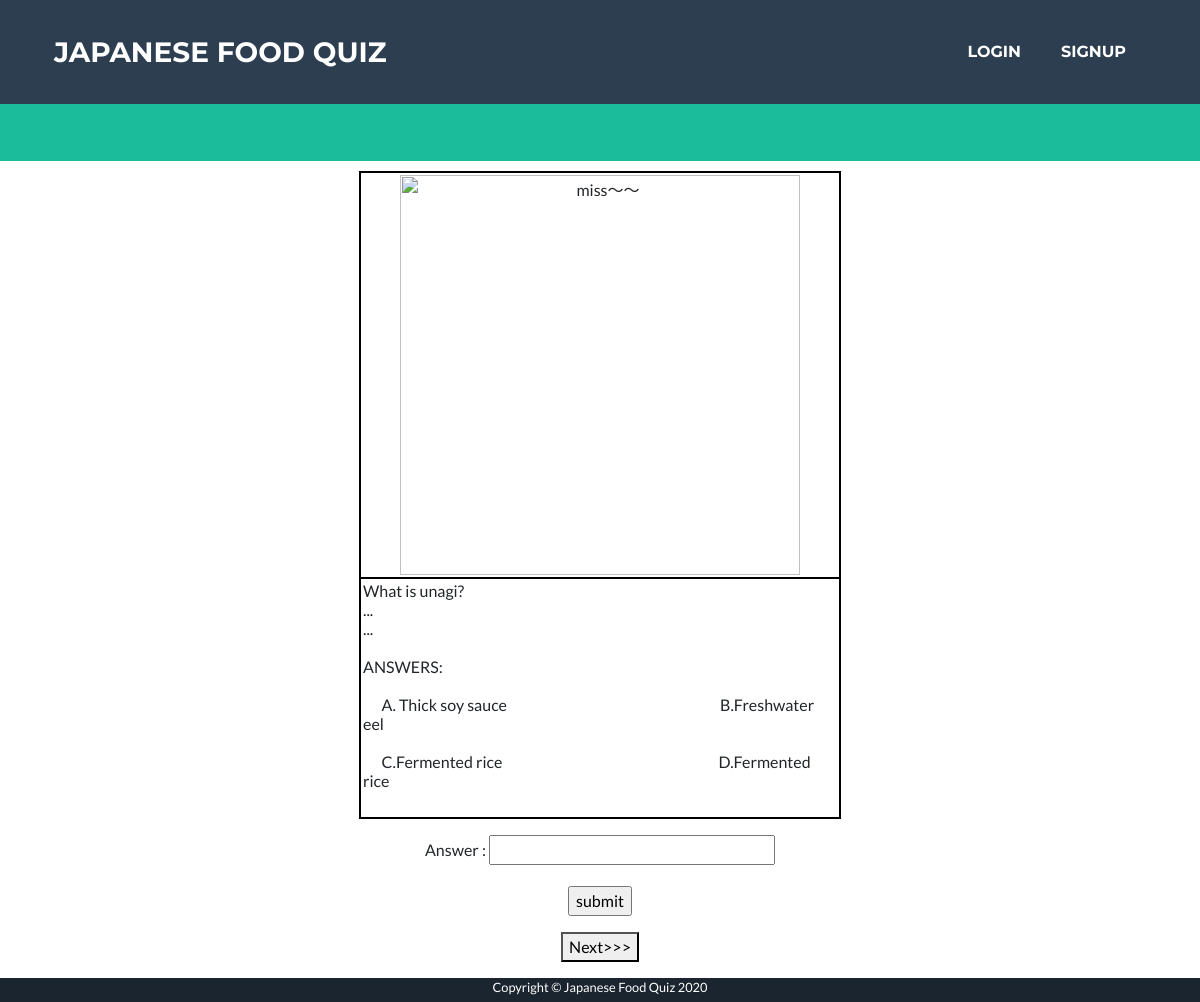
The page /qa?index=0&id=6 on the database its author committed.
### app/models.py (models this page shows, shortened)
class Question(db.Model):
    __table_args__ = {'extend_existing': True}
    questionID = db.Column(db.Integer, primary_key=True)
    quizSetID = db.Column(db.Integer)
    question = db.Column(db.String(1000))
    choiceA = db.Column(db.String(100))
    choiceB = db.Column(db.String(100))
    choiceC = db.Column(db.String(100))
    choiceD = db.Column(db.String(100))
    correctAnswer = db.Column(db.String(2))

### app/routes.py (the view, shortened to what this page needs)
@app.route('/qa', methods=['GET', 'POST'])
def qa():
    form = AnswerForm()
    quizSetId = int(request.args.get('id'))
    index = request.args.get('index')
    if index is None:
        index = 0
    else:
        index = int(index)
    question = None
    total_count = 0
    quizSet = QuizSet.query.filter_by(quizSetID=quizSetId).first()
    picture = "/static/images/"+quizSet.picture
    next = "/qa?id="+str(quizSetId)
    if quizSetId is not None:
        questions = Question.query.filter_by(quizSetID=quizSetId).all()
        total_count = len(questions)
        if len(questions) > 0:
            if index < len(questions):
                question = questions[index]
                next += "index="+str(index+1)
            else:
                flash("complete")
    if question is None:
        flash("no question")
        return redirect('/user_page')
    return render_template('qa.html', form=form, question=question, index=index, quizSetId=quizSetId, picture=picture, next = next)

### app/forms.py
class AnswerForm(FlaskForm):
    answer = StringField('Answer :', validators=[DataRequired()])
    submit = SubmitField('submit')

### app/templates/qa.html (shortened to what this page needs)
﻿<!DOCTYPE html>
<html lang="en">
  <head>
    <link href="/static/style.css" rel="stylesheet" />
    <link href="/static/qa.css" rel="stylesheet" />
{% extends 'base.html' %}
{% block content %}
            {% if question %}
                 <p style="text-align:center;">
                 <table class="tbCss" align="center">
                    <tr>
                        <td style="width:480px; height:120px; text-align:center"> <img src="{{ picture }}" width="400" height="400" alt="miss～～"/></td>
                    </tr>
                    <tr>
                        <td style="width:240px; height:240px; text-align:left; vertical-align:top">
                           {{ question.question }}
                            <br />...
                            <br />...
                            <br />
                            <br />
                            ANSWERS:<br /><br />
                            &nbsp;&nbsp;&nbsp;&nbsp;&nbsp;&nbsp;A. {{ question.choiceA }}
                            &nbsp;&nbsp;&nbsp;&nbsp;&nbsp;&nbsp;&nbsp;&nbsp;&nbsp;&nbsp;&nbsp;&nbsp;&nbsp;&nbsp;&nbsp;&nbsp;&nbsp;&nbsp;
                            &nbsp;&nbsp;&nbsp;&nbsp;&nbsp;&nbsp;&nbsp;&nbsp;&nbsp;&nbsp;&nbsp;&nbsp;&nbsp;&nbsp;&nbsp;&nbsp;&nbsp;&nbsp;
                            &nbsp;&nbsp;&nbsp;&nbsp;&nbsp;&nbsp;&nbsp;&nbsp;&nbsp;&nbsp;&nbsp;&nbsp;&nbsp;&nbsp;&nbsp;&nbsp;&nbsp;&nbsp;
                            &nbsp;&nbsp;&nbsp;&nbsp;&nbsp;&nbsp;&nbsp;&nbsp;&nbsp;&nbsp;&nbsp;B.{{ question.choiceB }}
                            <br /><br />
                                {% if question.choiceC %}
                            &nbsp;&nbsp;&nbsp;&nbsp;&nbsp;&nbsp;C.{{ question.choiceC }}
                            &nbsp;&nbsp;&nbsp;&nbsp;&nbsp;&nbsp;&nbsp;&nbsp;&nbsp;&nbsp;&nbsp;&nbsp;&nbsp;&nbsp;&nbsp;&nbsp;&nbsp;&nbsp;
                            &nbsp;&nbsp;&nbsp;&nbsp;&nbsp;&nbsp;&nbsp;&nbsp;&nbsp;&nbsp;&nbsp;&nbsp;&nbsp;&nbsp;&nbsp;&nbsp;&nbsp;&nbsp;
                            &nbsp;&nbsp;&nbsp;&nbsp;&nbsp;&nbsp;&nbsp;&nbsp;&nbsp;&nbsp;&nbsp;&nbsp;&nbsp;&nbsp;&nbsp;&nbsp;&nbsp;&nbsp;
                            &nbsp;&nbsp;&nbsp;&nbsp;&nbsp;&nbsp;&nbsp;&nbsp;&nbsp;&nbsp;&nbsp;&nbsp;D.{{ question.choiceC }}
                                 {% endif %}
                        </td>
                    </tr>
                  </table>
                  </p>
                  <div class="box" style="text-align:center">
                      <form action="" method="post">
                        <p class="#" style="text-align=ce">
                          {{ form.answer.label }} {{ form.answer(size = 32)}}
                        </p>
                        <p class="#">
                          {{ form.submit (class="button2")}}
                        </p>
                      </form>
                </div>
            {% endif %}
            <table class="tbSbmtCss">
                    <tr>
                        <a href="{{ next }}" class="button2" style="text-align:center;">
                            <p><button class="button2">Next>>></button></p>
                        </a>
                    </tr>
           </table>
{% endblock %}

### app/static/qa.css (style rules this page uses)
.tbCss tr { padding: 0.125rem; border: solid 0.125rem #000; }
.tbCss td { padding: 0.125rem ; border: solid 0.125rem #000; }
.tbSbmtCss { margin-top: 0.625rem; }
.tbSbmtCss tr { padding: 0; border: solid 0 #000; }

### rows shown on the page
Question: question "What is unagi?", choiceA "Thick soy sauce", choiceB "Freshwater eel", choiceC "Fermented rice"
